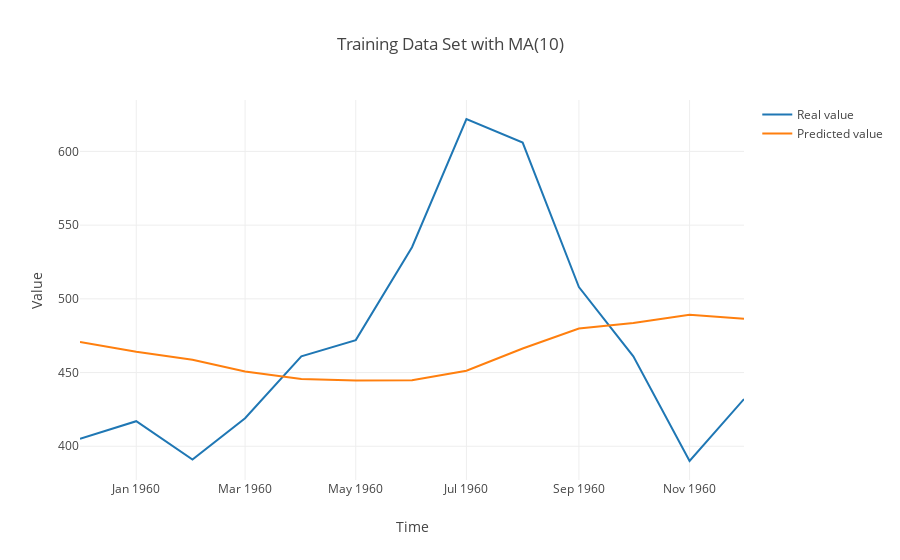

Notebook code for this chart:
### Code cell
ma_model = MA(10)
ma_model.set_training_data_set(training_set_values)
ma_model.set_training_data_time(training_set_time)

ma_model.set_testing_data_set(testing_set_values)
ma_model.set_testing_data_time(testing_set_time)

prediction = ma_model.get_prediction(ma_model.testing_data_set)

ma_model.plot_result(ma_model.testing_data_time, ma_model.testing_data_set, prediction)

### Figure 1 — Plotly figure (JSON) as saved in the notebook; plotly's stock layout.template omitted (floating-point values rounded to 4 significant figures)
{"data": [{"mode": "lines", "name": "Real value", "type": "scatter", "uid": "f012b6f6-c130-4db7-8bf2-374d49303404", "x": ["1959-12", "1960-01", "1960-02", "1960-03", "1960-04", "1960-05", "1960-06", "1960-07", "1960-08", "1960-09", "1960-10", "1960-11", "1960-12"], "y": [405, 417, 391, 419, 461, 472, 535, 622, 606, 508, 461, 390, 432]}, {"mode": "lines", "name": "Predicted value", "type": "scatter", "uid": "e162966f-5b6d-4624-a6cd-0096c1c4d500", "x": ["1959-12", "1960-01", "1960-02", "1960-03", "1960-04", "1960-05", "1960-06", "1960-07", "1960-08", "1960-09", "1960-10", "1960-11", "1960-12"], "y": [470.7, 464.1, 458.8, 450.8, 445.6, 444.6, 444.8, 451.2, 466.3, 479.9, 483.6, 489.2, 486.5]}], "layout": {"title": "Training Data Set with MA(10)", "xaxis": {"title": "Time"}, "yaxis": {"title": "Value"}}}
